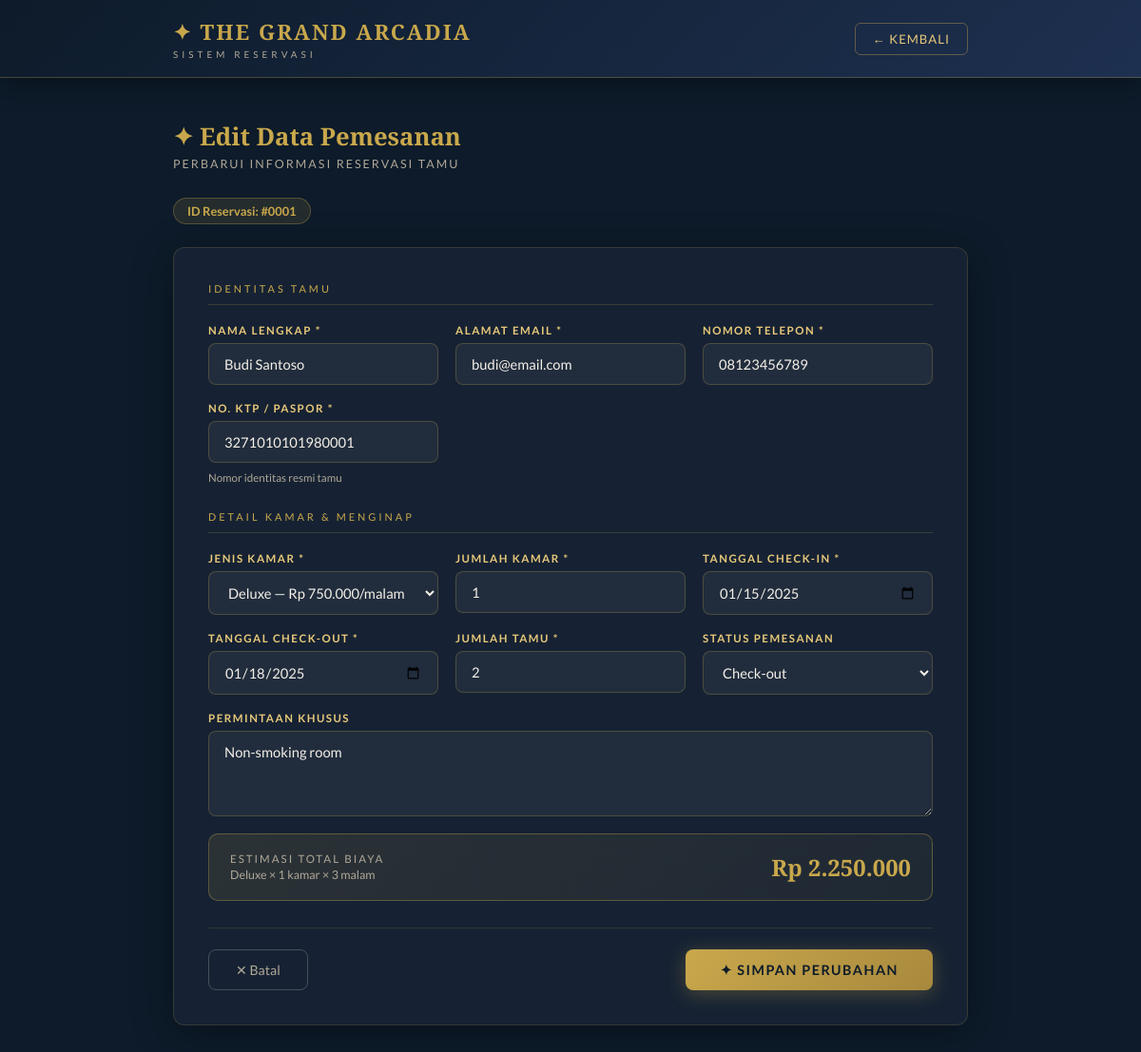
The page /edit.php?id=1 on the database its author committed.
### tables this page shows
CREATE TABLE IF NOT EXISTS pemesanan (
    id              INT AUTO_INCREMENT PRIMARY KEY COMMENT 'ID unik pemesanan',
    nama_tamu       VARCHAR(100)    NOT NULL COMMENT 'Nama lengkap tamu',
    email           VARCHAR(100)    NOT NULL COMMENT 'Email tamu',
    no_telepon      VARCHAR(20)     NOT NULL COMMENT 'Nomor HP/WA tamu',
    no_identitas    VARCHAR(30)     NOT NULL COMMENT 'No. KTP atau Paspor',
    jenis_kamar     VARCHAR(50)     NOT NULL COMMENT 'Jenis kamar yang dipesan',
    jumlah_kamar    INT             NOT NULL DEFAULT 1 COMMENT 'Jumlah kamar',
    tanggal_masuk   DATE            NOT NULL COMMENT 'Tanggal check-in',
    tanggal_keluar  DATE            NOT NULL COMMENT 'Tanggal check-out',
    jumlah_tamu     INT             NOT NULL DEFAULT 1 COMMENT 'Jumlah tamu',
    permintaan      TEXT            COMMENT 'Permintaan atau catatan khusus',
    status          ENUM(
                        'Menunggu',
                        'Dikonfirmasi',
                        'Check-in',
                        'Check-out',
                        'Dibatalkan'
                    ) DEFAULT 'Menunggu' COMMENT 'Status pemesanan',
    total_harga     DECIMAL(15,2)   DEFAULT 0 COMMENT 'Total biaya menginap',
    created_at      TIMESTAMP       DEFAULT CURRENT_TIMESTAMP COMMENT 'Waktu pemesanan dibuat'
);

### edit.php (the view, shortened to what this page needs)
<?php
require_once 'koneksi.php';
$id = (int) $_GET['id'];
$query = "SELECT * FROM pemesanan WHERE id = $id LIMIT 1";
$result = mysqli_query($koneksi, $query);
$data = mysqli_fetch_assoc($result);
$harga_kamar = [
    'Standard'      => 350000,
    'Superior'      => 500000,
    'Deluxe'        => 750000,
    'Junior Suite'  => 1100000,
    'Suite'         => 1800000,
    'Presidential'  => 3500000,
];
?>
<!DOCTYPE html>
<html lang="id">
<head>
</head>
<body>
<header class="site-header">
    <div class="header-inner">
        <div>
            <div class="logo-main">✦ THE GRAND ARCADIA</div>
            <div class="logo-sub">Sistem Reservasi</div>
        </div>
        <a href="index.php" class="back-btn">← Kembali</a>
    </div>
</header>
<main class="container">
    <h1 class="page-title">✦ Edit Data Pemesanan</h1>
    <p class="page-sub">PERBARUI INFORMASI RESERVASI TAMU</p>
    <div class="badge-id">ID Reservasi: #<?= str_pad($id, 4, '0', STR_PAD_LEFT) ?></div>
    <div class="card">
        <form action="edit.php?id=<?= $id ?>" method="POST">
            <div class="section-label">Identitas Tamu</div>
            <div class="form-grid">
                <div class="form-group">
                    <label for="nama_tamu">Nama Lengkap *</label>
                    <input type="text" id="nama_tamu" name="nama_tamu"
                           value="<?= htmlspecialchars($data['nama_tamu']) ?>" required>
                </div>
                <div class="form-group">
                    <label for="email">Alamat Email *</label>
                    <input type="email" id="email" name="email"
                           value="<?= htmlspecialchars($data['email']) ?>" required>
                </div>
                <div class="form-group">
                    <label for="no_telepon">Nomor Telepon *</label>
                    <input type="text" id="no_telepon" name="no_telepon"
                           value="<?= htmlspecialchars($data['no_telepon']) ?>" required>
                </div>
                <div class="form-group">
                    <label for="no_identitas">No. KTP / Paspor *</label>
                    <input type="text" id="no_identitas" name="no_identitas"
                           value="<?= htmlspecialchars($data['no_identitas']) ?>" required>
                    <span class="input-hint">Nomor identitas resmi tamu</span>
                </div>
            </div>
            <div class="section-label">Detail Kamar & Menginap</div>
            <div class="form-grid">
                <div class="form-group">
                    <label for="jenis_kamar">Jenis Kamar *</label>
                    <select id="jenis_kamar" name="jenis_kamar" required onchange="updateHarga()">
                        <?php foreach ($harga_kamar as $jenis => $harga): ?>
                        <option value="<?= $jenis ?>"
                            data-harga="<?= $harga ?>"
                            <?= ($data['jenis_kamar'] == $jenis) ? 'selected' : '' ?>>
                            <?= $jenis ?> — Rp <?= number_format($harga, 0, ',', '.') ?>/malam
                        </option>
                        <?php endforeach; ?>
                    </select>
                </div>
                <div class="form-group">
                    <label for="jumlah_kamar">Jumlah Kamar *</label>
                    <input type="number" id="jumlah_kamar" name="jumlah_kamar"
                           value="<?= $data['jumlah_kamar'] ?>" min="1" max="10" required
                           oninput="updateHarga()">
                </div>
                <div class="form-group">
                    <label for="tanggal_masuk">Tanggal Check-in *</label>
                    <input type="date" id="tanggal_masuk" name="tanggal_masuk"
                           value="<?= $data['tanggal_masuk'] ?>" required
                           oninput="updateHarga()">
                </div>
                <div class="form-group">
                    <label for="tanggal_keluar">Tanggal Check-out *</label>
                    <input type="date" id="tanggal_keluar" name="tanggal_keluar"
                           value="<?= $data['tanggal_keluar'] ?>" required
                           oninput="updateHarga()">
                </div>
                <div class="form-group">
                    <label for="jumlah_tamu">Jumlah Tamu *</label>
                    <input type="number" id="jumlah_tamu" name="jumlah_tamu"
                           value="<?= $data['jumlah_tamu'] ?>" min="1" max="20" required>
                </div>
                <div class="form-group">
                    <label for="status">Status Pemesanan</label>
                    <select id="status" name="status">
                        <?php
                        $statuses = ['Menunggu','Dikonfirmasi','Check-in','Check-out','Dibatalkan'];
                        foreach ($statuses as $s):
                        ?>
                        <option value="<?= $s ?>" <?= ($data['status'] == $s) ? 'selected' : '' ?>>
                            <?= $s ?>
                        </option>
                        <?php endforeach; ?>
                    </select>
                </div>
                <div class="form-group full">
                    <label for="permintaan">Permintaan Khusus</label>
                    <textarea id="permintaan" name="permintaan"
                              placeholder="Permintaan atau catatan khusus..."><?= htmlspecialchars($data['permintaan']) ?></textarea>
                </div>
                <div class="form-group full">
                    <div class="price-preview">
                        <div>
                            <div class="price-label">Estimasi Total Biaya</div>
                            <div style="font-size:0.78rem;color:var(--text-light);margin-top:3px;"
                                 id="detail-harga">Memuat...</div>
                        </div>
                        <div class="price-amount" id="total-harga">Rp 0</div>
                    </div>
                </div>
            </div>
            <div class="form-actions">
                <a href="index.php" class="btn-cancel">✕ Batal</a>
                <button type="submit" class="btn-submit">✦ Simpan Perubahan</button>
            </div>
        </form>
    </div>
</main>
</body>
</html>

### edit.php (style rules this page uses)
:root { --gold: #C9A84C; --gold-light: #E8C97A; --gold-dim: #a8893d; --navy: #0D1B2A; --navy-mid: #162233; --navy-soft: #1E3050; --cream: #F5F0E8; --cream-dark: #E8E0D0; --text-light: #B0A898; --shadow: 0 8px 40px rgba(0,0,0,0.35); --radius: 12px; }
*, *::before, *::after { box-sizing: border-box; margin: 0; padding: 0; }
body { font-family: 'Lato', sans-serif; background-color: var(--navy); color: var(--cream); min-height: 100vh; }
.site-header { background: linear-gradient(135deg, var(--navy) 0%, var(--navy-soft) 100%); border-bottom: 1px solid rgba(201,168,76,0.3); padding: 0; box-shadow: 0 4px 30px rgba(0,0,0,0.4); }
.header-inner { max-width: 900px; margin: 0 auto; padding: 18px 32px; display: flex; align-items: center; justify-content: space-between; }
.logo-main { font-family: 'Playfair Display', serif; font-size: 1.4rem; font-weight: 700; color: var(--gold); letter-spacing: 2px; }
.logo-sub { font-size: 0.62rem; letter-spacing: 4px; text-transform: uppercase; color: var(--text-light); margin-top: 2px; }
.back-btn { background: transparent; border: 1px solid rgba(201,168,76,0.4); color: var(--gold-light); padding: 8px 18px; border-radius: 6px; cursor: pointer; font-size: 0.82rem; letter-spacing: 1px; text-transform: uppercase; transition: all 0.25s; text-decoration: none; }
.container { max-width: 900px; margin: 0 auto; padding: 44px 32px 60px; }
.page-title { font-family: 'Playfair Display', serif; font-size: 1.6rem; color: var(--gold); margin-bottom: 4px; }
.page-sub { font-size: 0.78rem; color: var(--text-light); letter-spacing: 2px; margin-bottom: 28px; }
.badge-id { display: inline-block; background: rgba(201,168,76,0.12); border: 1px solid rgba(201,168,76,0.3); color: var(--gold); padding: 5px 14px; border-radius: 20px; font-size: 0.8rem; font-weight: 700; margin-bottom: 24px; }
.card { background: var(--navy-mid); border: 1px solid rgba(201,168,76,0.18); border-radius: var(--radius); padding: 36px; box-shadow: var(--shadow); }
.section-label { font-size: 0.68rem; letter-spacing: 3px; text-transform: uppercase; color: var(--gold); border-bottom: 1px solid rgba(201,168,76,0.2); padding-bottom: 10px; margin-bottom: 20px; margin-top: 28px; }
.section-label:first-child { margin-top: 0; }
.form-grid { display: grid; grid-template-columns: repeat(auto-fit, minmax(240px, 1fr)); gap: 18px; }
.form-group { display: flex; flex-direction: column; gap: 7px; }
.form-group.full { grid-column: 1 / -1; }
label { font-size: 0.72rem; text-transform: uppercase; letter-spacing: 1.5px; color: var(--gold-light); font-weight: 700; }
input[type="text"], input[type="email"], input[type="number"], input[type="date"], select, textarea { background: rgba(255,255,255,0.05); border: 1px solid rgba(201,168,76,0.25); border-radius: 8px; color: var(--cream); padding: 12px 16px; font-family: 'Lato', sans-serif; font-size: 0.92rem; transition: all 0.25s; outline: none; width: 100%; }
input::placeholder, textarea::placeholder { color: rgba(176,168,152,0.5); }
select option { background: var(--navy-mid); color: var(--cream); }
textarea { resize: vertical; min-height: 90px; }
.price-preview { background: linear-gradient(135deg, rgba(201,168,76,0.12), rgba(201,168,76,0.05)); border: 1px solid rgba(201,168,76,0.35); border-radius: 10px; padding: 18px 22px; display: flex; justify-content: space-between; align-items: center; }
.price-label { font-size: 0.72rem; text-transform: uppercase; letter-spacing: 2px; color: var(--text-light); }
.price-amount { font-family: 'Playfair Display', serif; font-size: 1.5rem; color: var(--gold); font-weight: 600; }
.form-actions { display: flex; justify-content: space-between; gap: 12px; margin-top: 28px; padding-top: 22px; border-top: 1px solid rgba(201,168,76,0.15); }
.btn-cancel { background: transparent; border: 1px solid rgba(255,255,255,0.2); color: var(--text-light); padding: 12px 28px; border-radius: 8px; cursor: pointer; font-family: 'Lato', sans-serif; font-size: 0.88rem; transition: all 0.2s; text-decoration: none; display: inline-flex; align-items: center; }
.btn-submit { background: linear-gradient(135deg, var(--gold), var(--gold-dim)); color: var(--navy); border: none; border-radius: 8px; padding: 12px 36px; font-family: 'Lato', sans-serif; font-size: 0.9rem; font-weight: 700; letter-spacing: 1.5px; text-transform: uppercase; cursor: pointer; transition: all 0.25s; box-shadow: 0 4px 20px rgba(201,168,76,0.3); }
.input-hint { font-size: 0.72rem; color: var(--text-light); margin-top: 2px; }

### rows shown on the page
pemesanan: nama_tamu "Budi Santoso", email "budi@email.com", no_telepon "08123456789", no_identitas "3271010101980001", jenis_kamar "Deluxe — Rp 750.000/malam", jumlah_kamar "1", tanggal_masuk "01/15/2025", tanggal_keluar "01/18/2025", jumlah_tamu "2", status "Check-out", permintaan "Non-smoking room"

### other values the page prints
str_pad($id, 4, '0', STR_PAD_LEFT) "0001"
